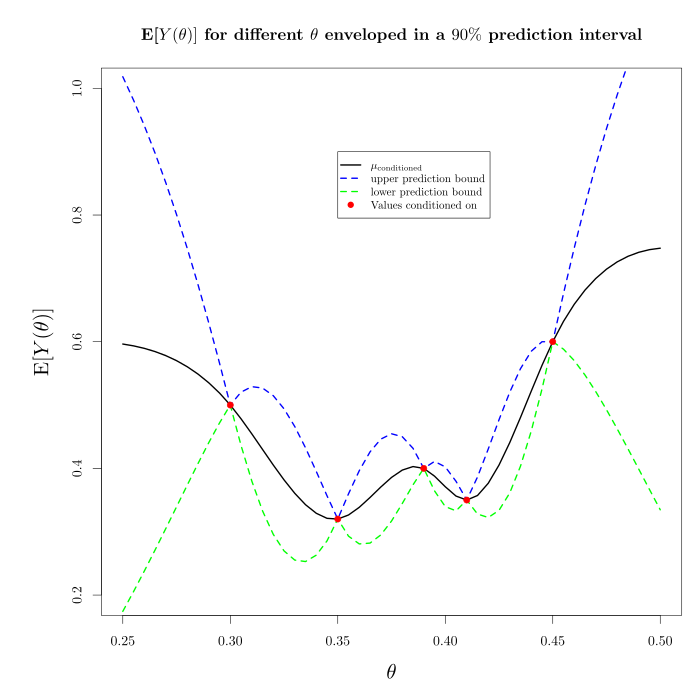

Reproduce this figure in R.
source("common.R")
system(paste('rm *.tex', sep=''));
require( tikzDevice );
task <- 'task2a'
task.tex <- paste(task, '.tex', sep='')
task.pdf <- paste(task, '.pdf', sep='')
tikz( task.tex , standAlone = TRUE);

conf.interval <- 90; # % 
alpha <- 1 - conf.interval / 100;
range <- get.pred.interval(mu.cond, var, alpha);
lower <- range[,1];
upper <- range[,2];

par(mar=c(5,6,4,1)+.1)
plot(NULL,NULL, xlim = c(0.25,0.5), ylim = c(0.2, 1.0), main = 'E[$Y(\\theta)]$ for different $\\theta$ enveloped in a $90\\%$ prediction interval',
     xlab = '$\\theta$', ylab = 'E[$Y(\\theta)$]', cex.lab = 1.5)
lines(theta.grid, mu.cond, col="black", lwd=1.2*2)
lines(theta.grid,upper,lty=2,col="blue", lwd=1.2*2)
lines(theta.grid,lower,lty=2,col="green", lwd=1.2*2)
points(theta.cond,y.cond,col = "red", pch = 19)
legend(0.35,0.9,legend = c("$\\mu_{\\mathrm{conditioned}}$","upper prediction bound", "lower prediction bound", "Values conditioned on"),
       col = c("black","blue","green", "red"), cex = 0.8, lty = c(1,2,2,NA), lwd=2.4, pch=c(NA, NA, NA, 19))
dev.off();
tools::texi2dvi(task.tex, pdf=T);
system(paste('xdg-open', task.pdf));
